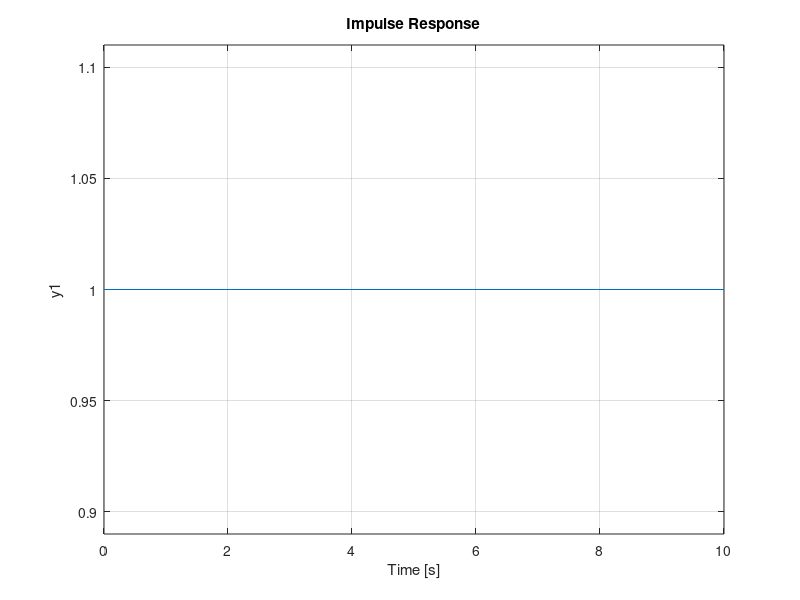

The MATLAB script that drew this image: (Note: this script raises an error after producing the figure.)
%% Partie 1
M=5;
%moyenne glissante avec filt
%filt construit la reponse impulsioner d'un filtr
%filt construit un filtre
sys=filt([ones(1,M)],[M])
impulse(sys)
hold on
%leaky integrator
lambda=0.95;
sys=filt([1-lambda],[1 -lambda])
impulse(sys)

%%
a=[0.05 0.25 0.15 0.5 0.3 0.7 1];
hold on
for i=a
    sys=filt([1],[1 -i])
    impulse(sys)
end

%% Partie 2
[b,a]=butter(8,0.01)

%x=0:1/10:2*pi;
[y,Fs]=audioread('Son1.wav');
y2=filter(b,a,y(:,1));
figure(1)
plot(abs(fft(y(:,1))))
hold on
plot(abs(fft(y2)))
legend('y','butter')

%% Partie 3




